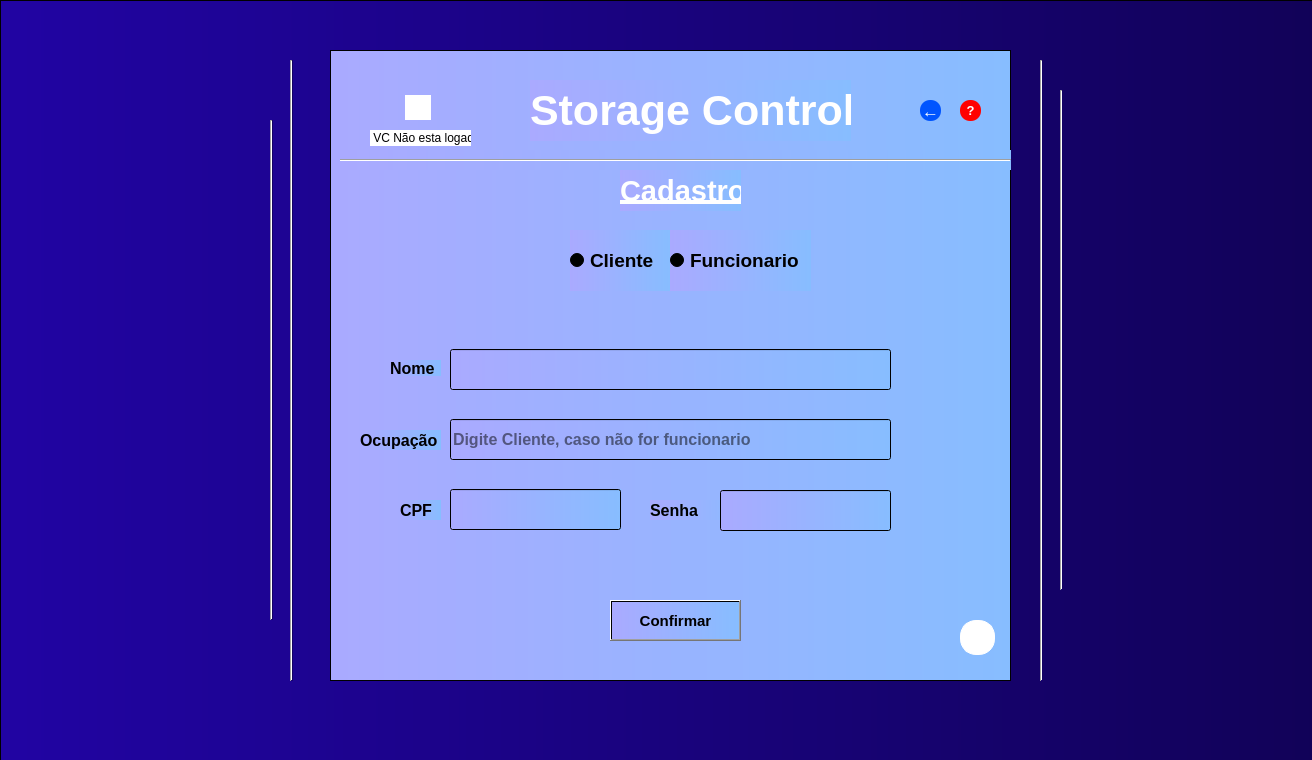
<?xml version="1.0" encoding="UTF-8"?>
<ui version="4.0">
 <class>MainWindow</class>
 <widget class="QMainWindow" name="MainWindow">
  <property name="geometry">
   <rect>
    <x>0</x>
    <y>0</y>
    <width>1312</width>
    <height>760</height>
   </rect>
  </property>
  <property name="windowTitle">
   <string>MainWindow</string>
  </property>
  <widget class="QWidget" name="centralwidget">
   <property name="minimumSize">
    <size>
     <width>1280</width>
     <height>720</height>
    </size>
   </property>
   <property name="maximumSize">
    <size>
     <width>1980</width>
     <height>1080</height>
    </size>
   </property>
   <widget class="QFrame" name="frame">
    <property name="geometry">
     <rect>
      <x>0</x>
      <y>0</y>
      <width>1331</width>
      <height>761</height>
     </rect>
    </property>
    <property name="minimumSize">
     <size>
      <width>1280</width>
      <height>720</height>
     </size>
    </property>
    <property name="maximumSize">
     <size>
      <width>1920</width>
      <height>1080</height>
     </size>
    </property>
    <property name="layoutDirection">
     <enum>Qt::LeftToRight</enum>
    </property>
    <property name="autoFillBackground">
     <bool>false</bool>
    </property>
    <property name="styleSheet">
     <string notr="true">background-color: qlineargradient(spread:pad, x1:0, y1:0, x2:1, y2:0, stop:0 rgb(33, 4, 163), stop:1 rgb(17, 2, 87));

</string>
    </property>
    <property name="frameShape">
     <enum>QFrame::StyledPanel</enum>
    </property>
    <property name="frameShadow">
     <enum>QFrame::Raised</enum>
    </property>
    <widget class="Line" name="line_2">
     <property name="geometry">
      <rect>
       <x>290</x>
       <y>60</y>
       <width>3</width>
       <height>621</height>
      </rect>
     </property>
     <property name="orientation">
      <enum>Qt::Vertical</enum>
     </property>
    </widget>
    <widget class="Line" name="line_3">
     <property name="geometry">
      <rect>
       <x>1040</x>
       <y>60</y>
       <width>3</width>
       <height>621</height>
      </rect>
     </property>
     <property name="orientation">
      <enum>Qt::Vertical</enum>
     </property>
    </widget>
    <widget class="Line" name="line_4">
     <property name="geometry">
      <rect>
       <x>270</x>
       <y>120</y>
       <width>3</width>
       <height>500</height>
      </rect>
     </property>
     <property name="orientation">
      <enum>Qt::Vertical</enum>
     </property>
    </widget>
    <widget class="Line" name="line_5">
     <property name="enabled">
      <bool>true</bool>
     </property>
     <property name="geometry">
      <rect>
       <x>1060</x>
       <y>90</y>
       <width>3</width>
       <height>500</height>
      </rect>
     </property>
     <property name="orientation">
      <enum>Qt::Vertical</enum>
     </property>
    </widget>
    <widget class="QFrame" name="frame_3">
     <property name="geometry">
      <rect>
       <x>330</x>
       <y>50</y>
       <width>681</width>
       <height>631</height>
      </rect>
     </property>
     <property name="font">
      <font>
       <weight>75</weight>
       <bold>true</bold>
      </font>
     </property>
     <property name="focusPolicy">
      <enum>Qt::ClickFocus</enum>
     </property>
     <property name="styleSheet">
      <string notr="true">background-color: qlineargradient(spread:pad, x1:0, y1:0, x2:1, y2:0, stop:1 rgb(135, 189, 255), stop: 0  rgb(170, 170, 255));







</string>
     </property>
     <property name="frameShape">
      <enum>QFrame::StyledPanel</enum>
     </property>
     <property name="frameShadow">
      <enum>QFrame::Raised</enum>
     </property>
     <widget class="QPushButton" name="pushButton_4">
      <property name="geometry">
       <rect>
        <x>630</x>
        <y>50</y>
        <width>21</width>
        <height>21</height>
       </rect>
      </property>
      <property name="font">
       <font>
        <pointsize>10</pointsize>
        <weight>75</weight>
        <bold>true</bold>
       </font>
      </property>
      <property name="cursor">
       <cursorShape>PointingHandCursor</cursorShape>
      </property>
      <property name="mouseTracking">
       <bool>true</bool>
      </property>
      <property name="tabletTracking">
       <bool>true</bool>
      </property>
      <property name="focusPolicy">
       <enum>Qt::WheelFocus</enum>
      </property>
      <property name="styleSheet">
       <string notr="true">QPushButton{
	background-color: rgb(255, 0, 0);
	background-position:center;
	color:rgb(255, 255, 255);
	border-radius: 10px;
}
</string>
      </property>
      <property name="text">
       <string>?</string>
      </property>
      <property name="iconSize">
       <size>
        <width>5</width>
        <height>5</height>
       </size>
      </property>
      <property name="checkable">
       <bool>false</bool>
      </property>
     </widget>
     <widget class="QPushButton" name="pushButton_6">
      <property name="geometry">
       <rect>
        <x>75</x>
        <y>45</y>
        <width>26</width>
        <height>25</height>
       </rect>
      </property>
      <property name="cursor">
       <cursorShape>PointingHandCursor</cursorShape>
      </property>
      <property name="focusPolicy">
       <enum>Qt::WheelFocus</enum>
      </property>
      <property name="styleSheet">
       <string notr="true">QPushButton{
	background-color: rgb(255, 255, 255);
	border: 1px solid rgb(255, 255, 255);
	background-image: url(:/Icons/imagens/profile-user.png);
	border-radius:25px;
}</string>
      </property>
      <property name="text">
       <string/>
      </property>
     </widget>
     <widget class="Line" name="line_6">
      <property name="geometry">
       <rect>
        <x>10</x>
        <y>100</y>
        <width>671</width>
        <height>20</height>
       </rect>
      </property>
      <property name="orientation">
       <enum>Qt::Horizontal</enum>
      </property>
     </widget>
     <widget class="QLabel" name="label_7">
      <property name="geometry">
       <rect>
        <x>200</x>
        <y>30</y>
        <width>321</width>
        <height>61</height>
       </rect>
      </property>
      <property name="font">
       <font>
        <family>Segoe UI</family>
        <pointsize>32</pointsize>
        <weight>75</weight>
        <bold>true</bold>
        <underline>false</underline>
        <strikeout>false</strikeout>
        <stylestrategy>PreferDefault</stylestrategy>
        <kerning>true</kerning>
       </font>
      </property>
      <property name="styleSheet">
       <string notr="true">color:rgb(255, 255, 255);
</string>
      </property>
      <property name="text">
       <string>Storage Control </string>
      </property>
     </widget>
     <widget class="QLabel" name="label_9">
      <property name="geometry">
       <rect>
        <x>40</x>
        <y>80</y>
        <width>101</width>
        <height>16</height>
       </rect>
      </property>
      <property name="styleSheet">
       <string notr="true">background-color: rgb(255, 255, 255);</string>
      </property>
      <property name="text">
       <string> VC Não esta logado</string>
      </property>
     </widget>
     <widget class="QPushButton" name="pushButton_7">
      <property name="geometry">
       <rect>
        <x>630</x>
        <y>570</y>
        <width>35</width>
        <height>35</height>
       </rect>
      </property>
      <property name="cursor">
       <cursorShape>PointingHandCursor</cursorShape>
      </property>
      <property name="styleSheet">
       <string notr="true">


QPushButton{
	background-color: rgb(255, 255, 255);
	border: 1px solid rgb(255, 255, 255);
	background-image: url(:/Icons/imagens/botton_engine.png);
	background-repeat: no-repeat;
	background-position: center;
	border-radius:16px;
}</string>
      </property>
      <property name="text">
       <string/>
      </property>
     </widget>
     <widget class="QLabel" name="label_10">
      <property name="geometry">
       <rect>
        <x>290</x>
        <y>120</y>
        <width>121</width>
        <height>41</height>
       </rect>
      </property>
      <property name="font">
       <font>
        <family>Segoe UI</family>
        <pointsize>22</pointsize>
        <weight>75</weight>
        <italic>false</italic>
        <bold>true</bold>
        <underline>true</underline>
       </font>
      </property>
      <property name="styleSheet">
       <string notr="true">color: rgb(255, 255, 255)</string>
      </property>
      <property name="text">
       <string>Cadastro</string>
      </property>
     </widget>
     <widget class="QLabel" name="label_11">
      <property name="geometry">
       <rect>
        <x>60</x>
        <y>310</y>
        <width>51</width>
        <height>16</height>
       </rect>
      </property>
      <property name="font">
       <font>
        <pointsize>12</pointsize>
        <weight>75</weight>
        <bold>true</bold>
       </font>
      </property>
      <property name="text">
       <string>Nome</string>
      </property>
     </widget>
     <widget class="QLineEdit" name="lineEdit_5">
      <property name="geometry">
       <rect>
        <x>120</x>
        <y>439</y>
        <width>171</width>
        <height>41</height>
       </rect>
      </property>
      <property name="font">
       <font>
        <pointsize>12</pointsize>
        <weight>75</weight>
        <bold>true</bold>
       </font>
      </property>
      <property name="styleSheet">
       <string notr="true">QLineEdit:focus{
	border: 2px solid rgb(255, 255, 255);  
	color:rgb(255, 255, 255);
}
</string>
      </property>
     </widget>
     <widget class="QLabel" name="label_12">
      <property name="geometry">
       <rect>
        <x>30</x>
        <y>380</y>
        <width>81</width>
        <height>20</height>
       </rect>
      </property>
      <property name="font">
       <font>
        <pointsize>12</pointsize>
        <weight>75</weight>
        <bold>true</bold>
       </font>
      </property>
      <property name="text">
       <string>Ocupação</string>
      </property>
     </widget>
     <widget class="QLabel" name="label_13">
      <property name="geometry">
       <rect>
        <x>320</x>
        <y>450</y>
        <width>101</width>
        <height>20</height>
       </rect>
      </property>
      <property name="font">
       <font>
        <pointsize>12</pointsize>
        <weight>75</weight>
        <bold>true</bold>
       </font>
      </property>
      <property name="text">
       <string>Senha</string>
      </property>
     </widget>
     <widget class="QLabel" name="label_14">
      <property name="geometry">
       <rect>
        <x>70</x>
        <y>450</y>
        <width>41</width>
        <height>20</height>
       </rect>
      </property>
      <property name="font">
       <font>
        <pointsize>12</pointsize>
        <weight>75</weight>
        <bold>true</bold>
       </font>
      </property>
      <property name="text">
       <string>CPF</string>
      </property>
     </widget>
     <widget class="QLineEdit" name="lineEdit_6">
      <property name="geometry">
       <rect>
        <x>120</x>
        <y>369</y>
        <width>441</width>
        <height>41</height>
       </rect>
      </property>
      <property name="font">
       <font>
        <pointsize>12</pointsize>
        <weight>75</weight>
        <bold>true</bold>
       </font>
      </property>
      <property name="styleSheet">
       <string notr="true">QLineEdit:focus{
	border: 2px solid rgb(255, 255, 255);  
	color:rgb(255, 255, 255);
}
</string>
      </property>
      <property name="placeholderText">
       <string>Digite Cliente, caso não for funcionario</string>
      </property>
     </widget>
     <widget class="QLineEdit" name="lineEdit_7">
      <property name="geometry">
       <rect>
        <x>390</x>
        <y>440</y>
        <width>171</width>
        <height>41</height>
       </rect>
      </property>
      <property name="styleSheet">
       <string notr="true">QLineEdit:focus{
	border: 2px solid;
	
}
</string>
      </property>
      <property name="echoMode">
       <enum>QLineEdit::Password</enum>
      </property>
     </widget>
     <widget class="QPushButton" name="pushButton_8">
      <property name="geometry">
       <rect>
        <x>280</x>
        <y>550</y>
        <width>131</width>
        <height>41</height>
       </rect>
      </property>
      <property name="font">
       <font>
        <pointsize>11</pointsize>
        <weight>75</weight>
        <bold>true</bold>
       </font>
      </property>
      <property name="cursor">
       <cursorShape>PointingHandCursor</cursorShape>
      </property>
      <property name="mouseTracking">
       <bool>false</bool>
      </property>
      <property name="focusPolicy">
       <enum>Qt::ClickFocus</enum>
      </property>
      <property name="text">
       <string>Confirmar</string>
      </property>
     </widget>
     <widget class="QLineEdit" name="lineEdit_8">
      <property name="geometry">
       <rect>
        <x>120</x>
        <y>299</y>
        <width>441</width>
        <height>41</height>
       </rect>
      </property>
      <property name="font">
       <font>
        <pointsize>12</pointsize>
        <weight>75</weight>
        <bold>true</bold>
       </font>
      </property>
      <property name="styleSheet">
       <string notr="true">QLineEdit:focus{
	border: 2px solid rgb(255, 255, 255);  
	color:rgb(255, 255, 255);
}


</string>
      </property>
     </widget>
     <widget class="QRadioButton" name="radioButton">
      <property name="geometry">
       <rect>
        <x>240</x>
        <y>180</y>
        <width>101</width>
        <height>61</height>
       </rect>
      </property>
      <property name="font">
       <font>
        <pointsize>14</pointsize>
        <weight>75</weight>
        <bold>true</bold>
       </font>
      </property>
      <property name="styleSheet">
       <string notr="true">QRadioButton:hover{
	border: 2px solid rgb(255, 255, 255);  
	color:rgb(255, 255, 255);
}</string>
      </property>
      <property name="text">
       <string>Cliente</string>
      </property>
     </widget>
     <widget class="QRadioButton" name="radioButton_2">
      <property name="geometry">
       <rect>
        <x>340</x>
        <y>180</y>
        <width>141</width>
        <height>61</height>
       </rect>
      </property>
      <property name="font">
       <font>
        <pointsize>14</pointsize>
        <weight>75</weight>
        <bold>true</bold>
       </font>
      </property>
      <property name="styleSheet">
       <string notr="true">QRadioButton:hover{
	border: 2px solid rgb(255, 255, 255);  
	color:rgb(255, 255, 255);
}

</string>
      </property>
      <property name="text">
       <string>Funcionario</string>
      </property>
     </widget>
     <widget class="QPushButton" name="pushButton_5">
      <property name="geometry">
       <rect>
        <x>590</x>
        <y>50</y>
        <width>21</width>
        <height>21</height>
       </rect>
      </property>
      <property name="font">
       <font>
        <pointsize>13</pointsize>
        <weight>75</weight>
        <bold>true</bold>
       </font>
      </property>
      <property name="cursor">
       <cursorShape>PointingHandCursor</cursorShape>
      </property>
      <property name="mouseTracking">
       <bool>true</bool>
      </property>
      <property name="tabletTracking">
       <bool>true</bool>
      </property>
      <property name="focusPolicy">
       <enum>Qt::WheelFocus</enum>
      </property>
      <property name="styleSheet">
       <string notr="true">QPushButton{
	background-color: rgb(0, 85, 255);
	background-position:center;
	color:rgb(255, 255, 255);
	border-radius: 10px;
}
</string>
      </property>
      <property name="text">
       <string>←</string>
      </property>
      <property name="iconSize">
       <size>
        <width>5</width>
        <height>5</height>
       </size>
      </property>
      <property name="checkable">
       <bool>false</bool>
      </property>
     </widget>
    </widget>
   </widget>
  </widget>
 </widget>
 <resources>
  <include location="file_rc.qrc"/>
 </resources>
 <connections/>
</ui>
